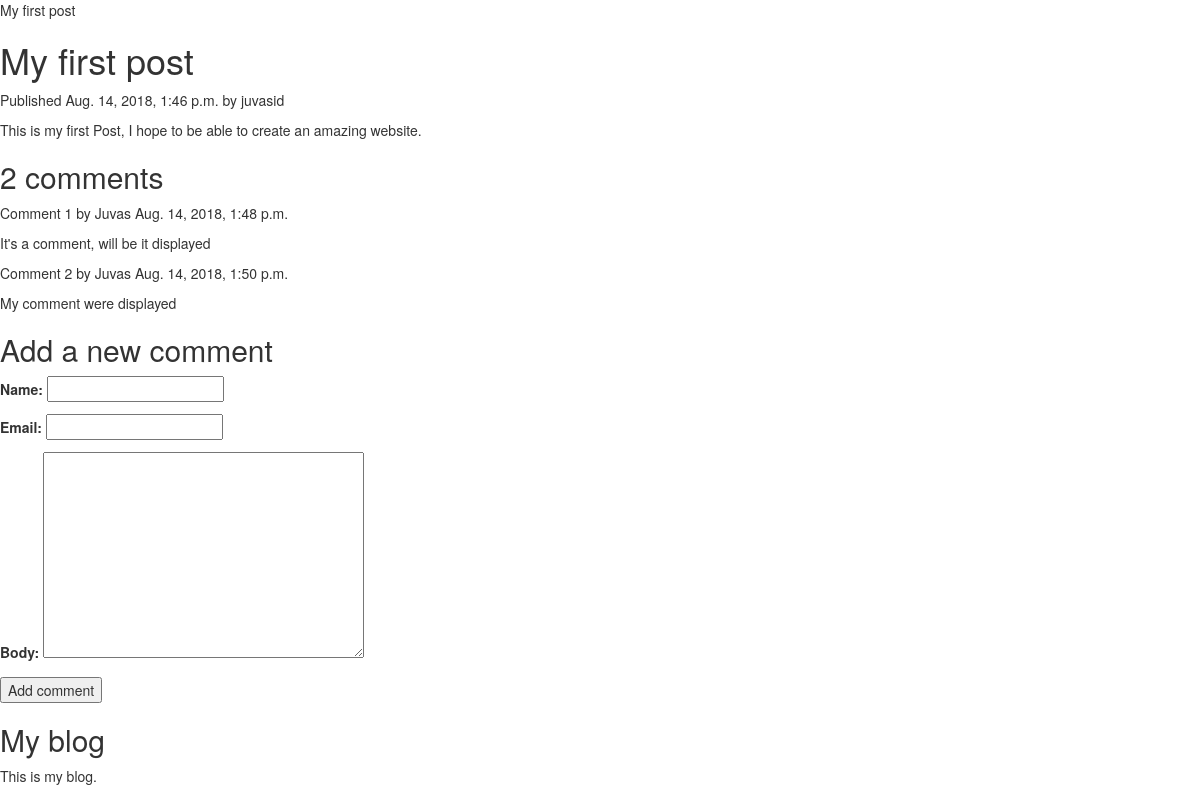
Screenshot of /blog/2018/8/14/my-first-post/ with the database file from the repository.
### blog/models.py (models this page shows, shortened)
class Post(models.Model):
    STATUS_CHOICES = (
        ('draft', 'Draft'),
        ('published', 'Published'),
    )
    title = models.CharField(max_length=250)
    slug = models.SlugField(max_length=250,
                            unique_for_date='publish')
    author = models.ForeignKey(User,
                               on_delete=models.CASCADE,
                               related_name='blog_posts')
    body = models.TextField()
    publish = models.DateTimeField(default=timezone.now)
    created = models.DateTimeField(auto_now_add=True)
    updated = models.DateTimeField(auto_now=True)
    status = models.CharField(max_length=10,
                              choices=STATUS_CHOICES,
                              default='draft')
    objects = models.Manager()
    published = PublishedManager()
    tags = TaggableManager()
    class Meta:
        ordering = ('-publish',)

class Comment(models.Model):
    post = models.ForeignKey(Post, on_delete=models.CASCADE, related_name='comments')
    name = models.CharField(max_length=80)
    email = models.EmailField()
    body = models.TextField()
    created = models.DateTimeField(auto_now_add=True)
    updated = models.DateTimeField(auto_now=True)
    active = models.BooleanField(default=True)
    class Meta:
        ordering = ('created',)

### blog/views.py (the view)
# urls.py: path('<int:year>/<int:month>/<int:day>/<slug:post>/', views.post_detail, name='post_detail'),
def post_detail(request, year, month, day, post):
    post = get_object_or_404(Post, slug=post,
                                   status='published',
                                   publish__year=year,
                                   publish__month=month,
                                   publish__day=day)
    comments = post.comments.filter(active=True)
    new_comment = None
    if request.method == 'POST':
        comment_form = CommentForm(data=request.POST)
        if comment_form.is_valid():
            new_comment = comment_form.save(commit=False)
            new_comment.post = post
            new_comment.save()
    else:
        comment_form = CommentForm()
    return render(request,
                  'blog/post/detail.html',
                  {'post': post,
                   'comments': comments,
                   'new_comment': new_comment,
                   'comment_form': comment_form,})

### blog/forms.py
class CommentForm(forms.ModelForm):
    class Meta:
        model = Comment
        fields = ('name', 'email', 'body')

### templates/blog/post/detail.html (shortened to what this page needs)
{% extends "blog/base.html" %}
{% block content %}
  <h1>{{ post.title }}</h1>
	<p class="date">Published {{ post.publish }} by {{ post.author }}</p>{{ post.body|linebreaks }}
  {% with comments.count as total_comments %}
    <h2>
      {{ total_comments }} comment{{ total_comments|pluralize }}
    </h2>
  {% endwith %}
  {% for comment in comments %}
    <div class="comment">
      <p class="info">
        Comment {{ forloop.counter }} by {{ comment.name }}
        {{ comment.created }}
      </p>
      {{ comment.body|linebreaks }}
    </div>
  {% empty %}
    <p>There are no comments yet.</p>
  {% endfor %}
  {% if new_comment %}
    <h2>Your comment has been added.</h2>
  {% else %}
    <h2>Add a new comment</h2>
    <form action="." method="post">
      {{ comment_form.as_p }}
      <p><input type="submit" value="Add comment"></p>
    </form>
  {% endif %}
{% endblock %}

### rows the page displays
Post: title "My first post", publish "Aug. 14, 2018, 1:46 p.m.", author "juvasid", body "This is my first Post, I hope to be able to create an amazing website."
Comment: name "Juvas", created "Aug. 14, 2018, 1:48 p.m.", body "It's a comment, will be it displayed"
Comment: name "Juvas", created "Aug. 14, 2018, 1:50 p.m.", body "My comment were displayed"

### other values shown
{{ total_comments }} "2"
